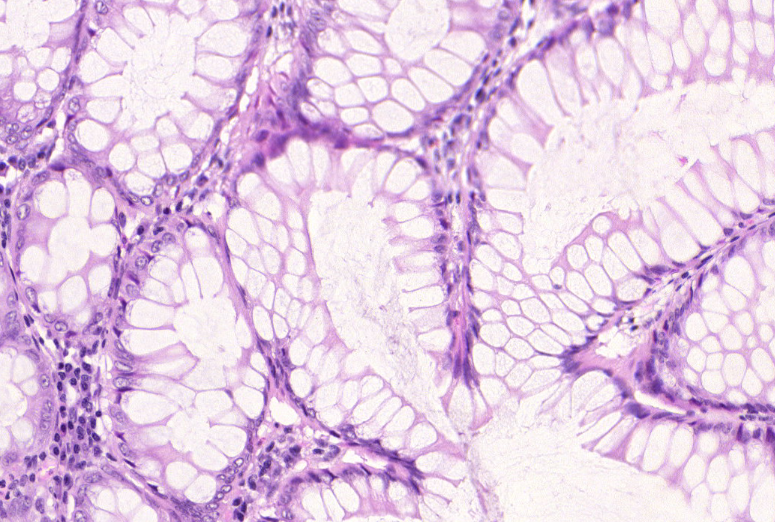
#> input picture images/testA_1.bmp, 775 x 522 px
$ jupyter execute --allow-errors Segmentation_Otsu_Graphcut-aexp_aswap-img1.ipynb
#> lines starting #> are read from the running program, lines starting #| are printed output that depends on the picture; after the words box and inside, x2 and y2 are one past the last pixel; in counts of white or black regions, pixels touching at a corner belong together; long printed decimals are rounded
[cell 1]
import numpy as np
import math
import random
from PIL import Image
import matplotlib.pyplot as plt
from matplotlib import image
import cv2
import seaborn as sns

[cell 2]
import sys
import import_ipynb
import os
os.getcwd()
sys.path.append('C:/Users/AA086655/Documents/Assignment 3/')

from Methods import binarize,confusion_mat_seg, graph_cut,PSNR,plotHist
os.getcwd()

[cell 3]
img_path = 'images/testA_1.bmp'
anno_path = 'images/testA_1_anno.bmp'

img = cv2.imread(img_path, 0)
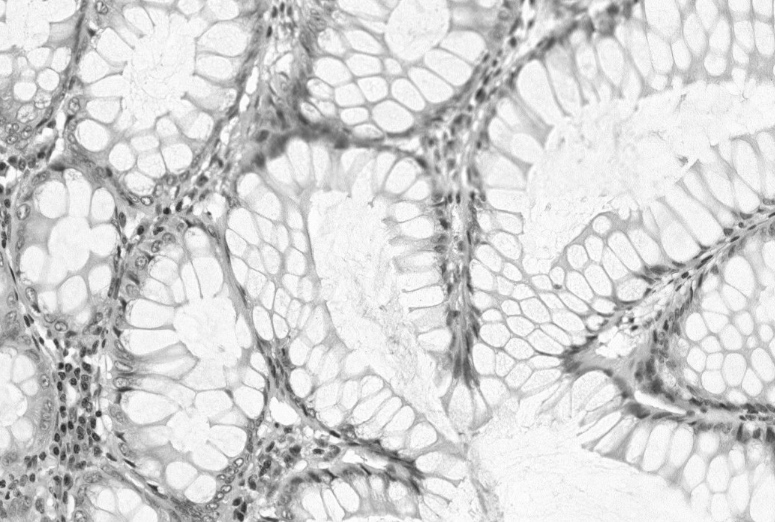
#> img: shape (522, 775); min 36, max 255, mean 212.3
img_anno = cv2.imread(anno_path, 0)
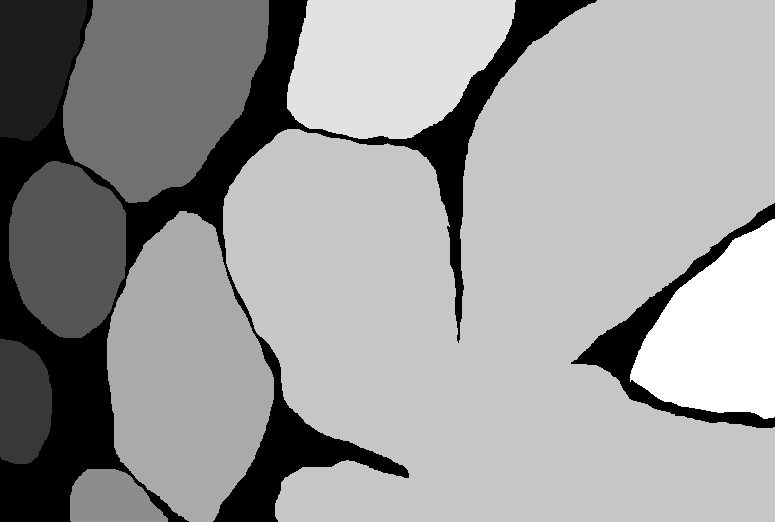
#> input picture images/testA_1_anno.bmp, 775 x 522 px
#> img_anno is the input picture: shape (522, 775); min 0, max 9, mean 5.46

[cell 4]
plt.figure(figsize = (20,6))
plt.subplot(1,2,1)
plt.imshow(img, cmap = 'gray', vmin = 0, vmax = 255 )
plt.title(label = 'image 1- "testA_1.bmp"')

plt.subplot(1,2,2)
plotHist(img,"False")
#> (this line was passed over: Methods is not available in this run)
plt.title(label = 'Histogram and CFD')
plt.show

## OTSU's THRESHOLDING on NLM blurred image

[cell 5]
from skimage import data, img_as_float
from skimage.restoration import denoise_nl_means, estimate_sigma
from skimage.metrics import peak_signal_noise_ratio
from skimage.util import random_noise


sigma = 0.08
noisy = img

# estimate the noise standard deviation from the noisy image
sigma_est = np.mean(estimate_sigma(img))
#> sigma_est = 2.36
print(f'estimated noise standard deviation = {sigma_est}')
#| estimated noise standard deviation = 2.360

patch_kw = dict(patch_size=20,      # 5x5 patches
                patch_distance=10)   # 13x13 search area)

# slow algorithm
denoise = denoise_nl_means(noisy, h=20 * sigma_est, fast_mode=True,**patch_kw)
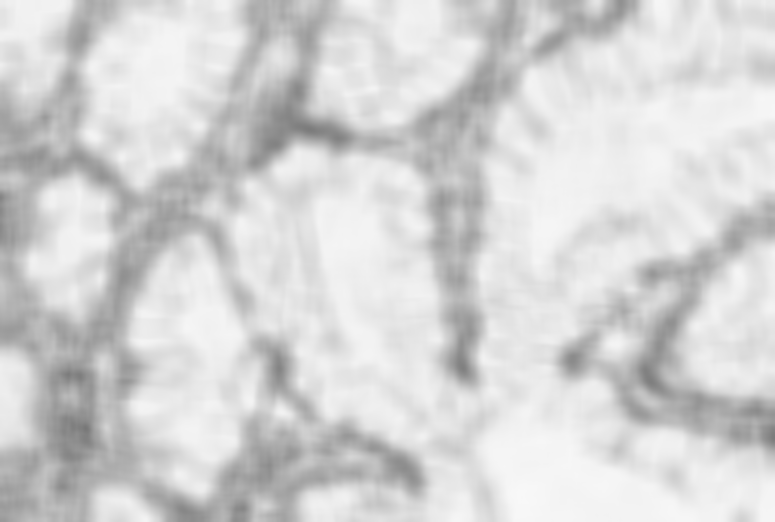
#> denoise: shape (522, 775) float64; min 0.47, max 0.975, mean 0.832
denoise= denoise.astype('uint8')
#> denoise: shape (522, 775); every value is 0
#plt.imshow(denoise, cmap = 'gray', vmin = 0, vmax = 255)

blur = denoise #img

# Otsu's thresholding after Gaussian filtering
blur = cv2.GaussianBlur(blur,(15,15),0)
ret3,th3 = cv2.threshold(blur,0,255,cv2.THRESH_BINARY+cv2.THRESH_OTSU)
#> ret3 = 0
#ret3,th3 = cv2.threshold(blur,192,255,cv2.THRESH_BINARY)
print(ret3)
#| 0.0

ret1,th1 = cv2.threshold(img,192,255,cv2.THRESH_BINARY)
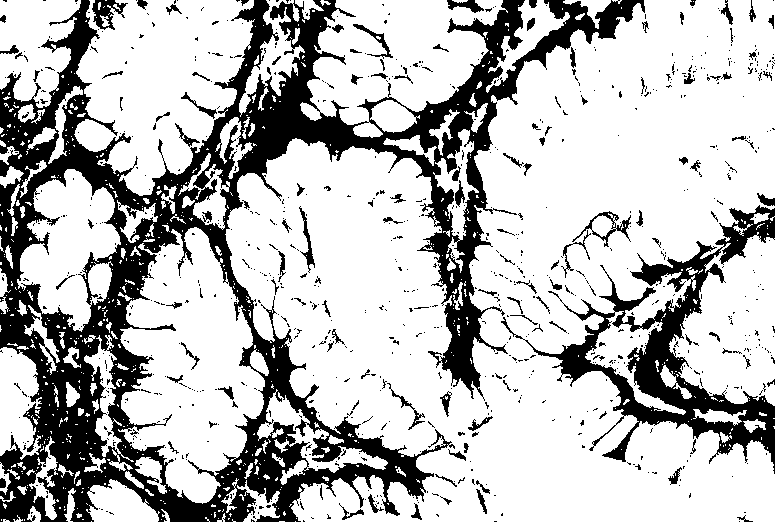
#> th1: shape (522, 775); 73.7% white; 874 black regions (755 under 20 px), largest, box (x1, y1, x2, y2) and area: (0, 0, 645, 522) 81585, (501, 205, 775, 474) 14593, (92, 0, 128, 30) 504

# Otsu's thresholding
ret2,th2 = cv2.threshold(img,0,255,cv2.THRESH_BINARY+cv2.THRESH_OTSU)
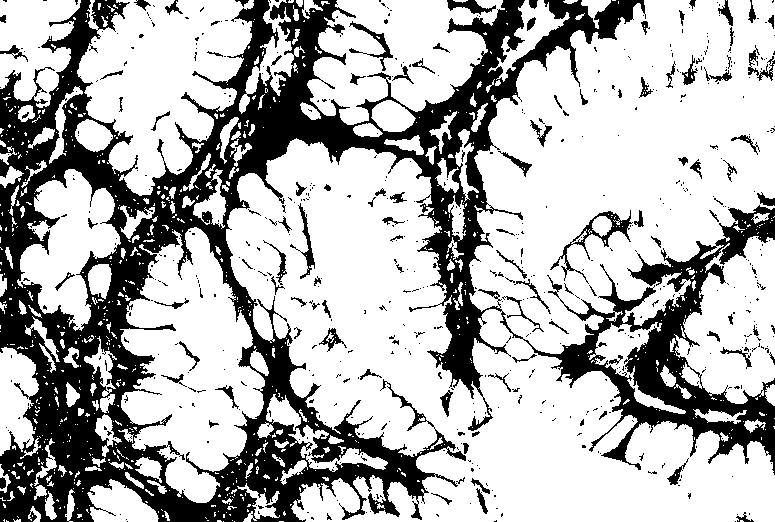
#> th2: shape (522, 775); 70.4% white; 635 black regions (530 under 20 px), largest, box (x1, y1, x2, y2) and area: (0, 0, 775, 522) 109141, (550, 210, 633, 284) 848, (349, 21, 393, 71) 399
#> ret2 = 197
#print(ret2)


# plot all the images and their histograms
images = [img, 0, th1,
          img, 0, th2,
          blur, 0, th3]
titles = ['Original Image','Histogram','Global Thresholding (v=127)',
          'Original  Image','Histogram',"Otsu's Thresholding",
          'Bilateral blurred and Gaussian filtered','Histogram',"Otsu's Thresholding"]
plt.figure(figsize = (20,14))

for i in range(3):
    plt.subplot(3,3,i*3+1),plt.imshow(images[i*3],'gray')
    plt.title(titles[i*3]), plt.xticks([]), plt.yticks([])
    plt.subplot(3,3,i*3+2),plt.hist(images[i*3].ravel(),256)
    plt.title(titles[i*3+1]), plt.xticks([]), plt.yticks([])
    plt.subplot(3,3,i*3+3),plt.imshow(images[i*3+2],'gray')
    plt.title(titles[i*3+2]), plt.xticks([]), plt.yticks([])
plt.show()

## OTSU's THRESHOLDING on Bilateral blurred image

[cell 6]
# Apply bilateral filter with d = 15,
# s = sigmaColor = sigmaSpace = 75.
d=90;s=70
blur = cv2.bilateralFilter(img, d, s, s)
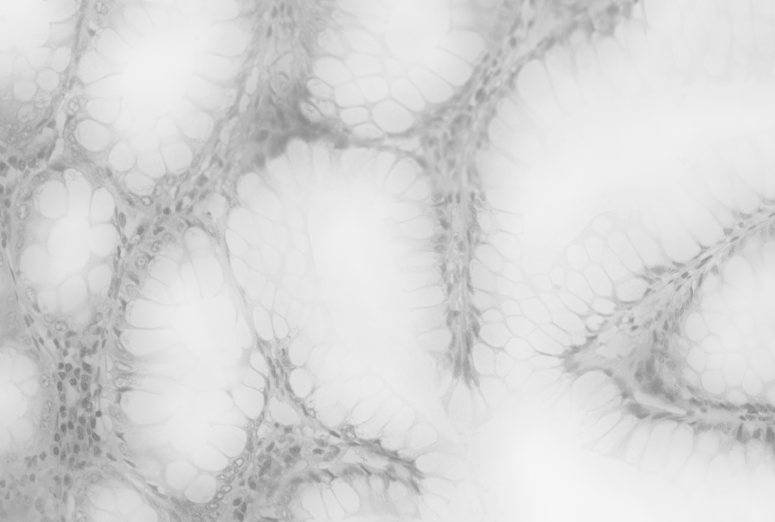
#> blur: shape (522, 775); min 123, max 246, mean 213.9

# Otsu's thresholding after Gaussian filtering
blur = cv2.GaussianBlur(blur,(5,5),0)
ret3,th3 = cv2.threshold(blur,0,255,cv2.THRESH_BINARY+cv2.THRESH_OTSU)
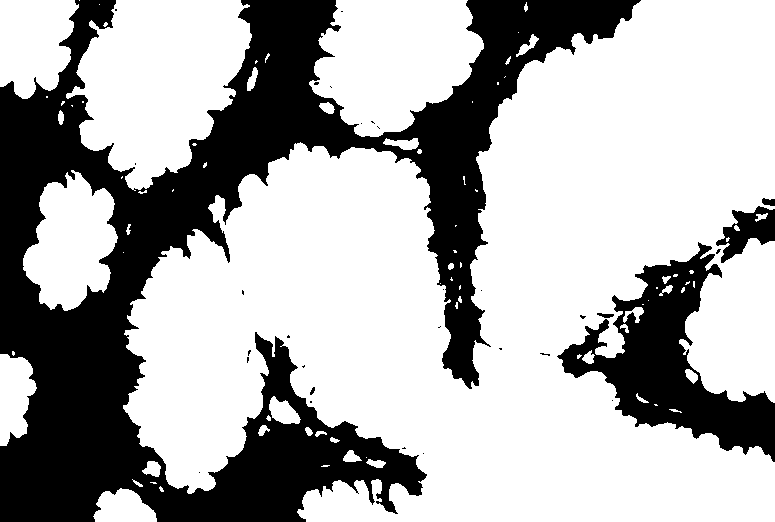
#> th3: shape (522, 775); 67.9% white; 31 black regions (25 under 20 px), largest, box (x1, y1, x2, y2) and area: (0, 0, 641, 522) 111182, (557, 242, 775, 462) 16902, (716, 206, 775, 263) 1671, (762, 198, 775, 206) 80, (597, 313, 614, 318) 54, (310, 387, 315, 395) 24
#> ret3 = 206
#ret3,th3 = cv2.threshold(blur,192,255,cv2.THRESH_BINARY)
print(ret3)
#| 206.0

ret1,th1 = cv2.threshold(img,127,255,cv2.THRESH_BINARY)
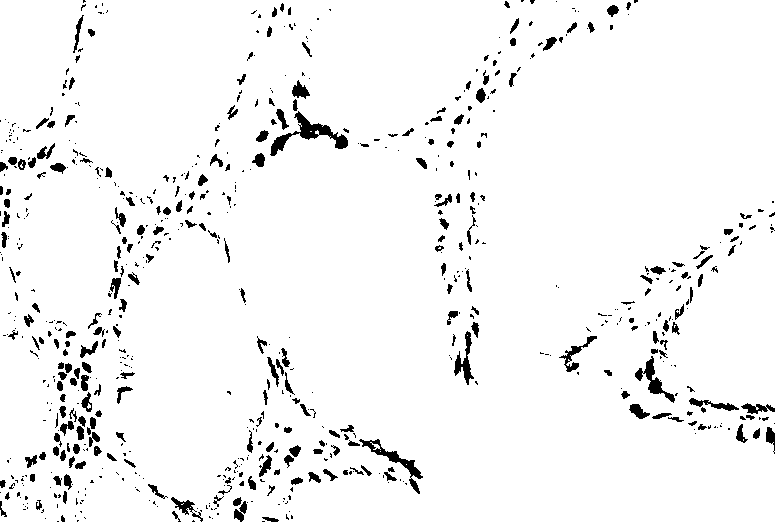
#> th1: shape (522, 775); 95.6% white; 702 black regions (450 under 20 px), largest, box (x1, y1, x2, y2) and area: (270, 111, 348, 156) 891, (359, 439, 423, 494) 593, (635, 356, 675, 403) 474

# Only Otsu's thresholding
ret2,th2 = cv2.threshold(img,0,255,cv2.THRESH_BINARY+cv2.THRESH_OTSU)
#print(ret2)


# plot all the images and their histograms
images = [img, 0, th1,
          img, 0, th2,
          blur, 0, th3]
titles = ['Original Image','Histogram','Global Thresholding (v=127)',
          'Original  Image','Histogram',"Otsu's Thresholding",
          'Gaussian filtered Image','Histogram',"Otsu's Thresholding"]
plt.figure(figsize = (20,14))

for i in range(3):
    plt.subplot(3,3,i*3+1),plt.imshow(images[i*3],'gray')
    plt.title(titles[i*3]), plt.xticks([]), plt.yticks([])
    plt.subplot(3,3,i*3+2),plt.hist(images[i*3].ravel(),256)
    plt.title(titles[i*3+1]), plt.xticks([]), plt.yticks([])
    plt.subplot(3,3,i*3+3),plt.imshow(images[i*3+2],'gray')
    plt.title(titles[i*3+2]), plt.xticks([]), plt.yticks([])
plt.show()
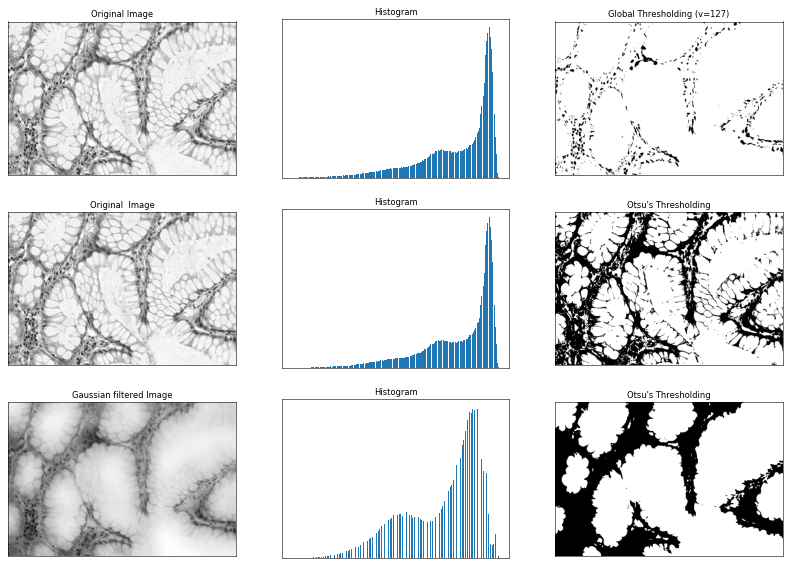
#> figure drawn by matplotlib, 9 panels

img_seg = th3

## Estimating Ostu's threshold point

[cell 7]
# Set total number of bins in the histogram
bins_num = 256

# Get the image histogram
hist, bin_edges = np.histogram(blur, bins=bins_num)
#> hist = 256 values, max 13286 at index 227, min 0 at index 1, mean 1580.3; bin_edges = 257 values from 128 to 246

# Get normalized histogram if it is required
is_normalized = False
if is_normalized:
    hist = np.divide(hist.ravel(), hist.max())

# Calculate centers of bins
bin_mids = (bin_edges[:-1] + bin_edges[1:]) / 2.
#> bin_mids = 256 values from 128.2 to 245.8

# Iterate over all thresholds (indices) and get the probabilities w1(t), w2(t)
weight1 = np.cumsum(hist)
#> weight1 = 256 values from 4 to 404550
weight2 = np.cumsum(hist[::-1])[::-1]
#> weight2 = 256 values, max 404550 at index 0, min 171 at index 254, mean 295261.8

# Get the class means mu0(t)
mean1 = np.cumsum(hist * bin_mids) / weight1
#> mean1 = 256 values from 128.2 to 213.9
# Get the class means mu1(t)
mean2 = (np.cumsum((hist * bin_mids)[::-1]) / weight2[::-1])[::-1]
#> mean2 = 256 values from 213.9 to 245.8

inter_class_variance = weight1[:-1] * weight2[1:] * (mean1[:-1] - mean2[1:]) ** 2
#> inter_class_variance = 255 values, max 5.79e+13 at index 169, min 1.19e+10 at index 0, mean 2.59e+13

# Maximize the inter_class_variance function val
index_of_max_val = np.argmax(inter_class_variance)
#> index_of_max_val = 169

threshold = bin_mids[:-1][index_of_max_val]
#> threshold = 206.1
print("Otsu's algorithm implementation thresholding result: ", threshold)
#| Otsu's algorithm implementation thresholding result:  206.129

# Binarizing Multilabel segmentation to 2 class segmentaion map

[cell 8]
th,img_anno_2c =  cv2.threshold(img_anno, 0, 255, cv2.THRESH_BINARY)
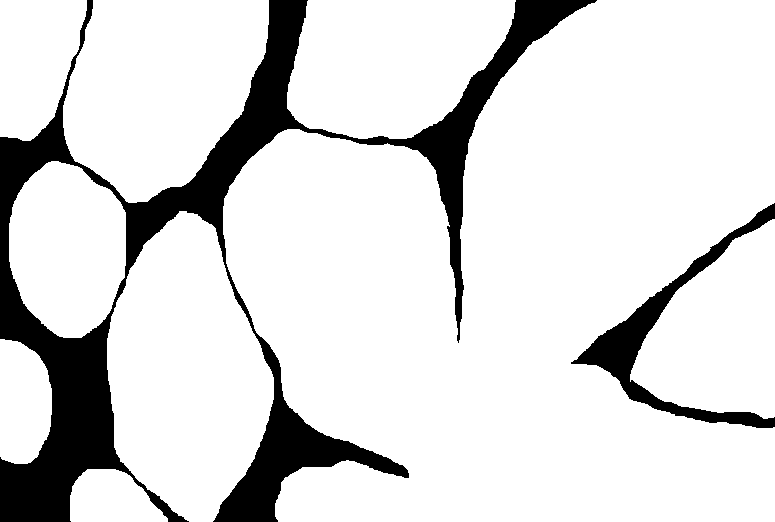
#> img_anno_2c: shape (522, 775); 85.9% white; 2 black regions, box (x1, y1, x2, y2) and area: (0, 0, 597, 522) 50553, (571, 203, 775, 428) 6510

plt.figure(figsize = (20,6))
plt.subplot(1,2,1)
plt.imshow(img_anno )
plt.title(label = 'testA_1_anno.bmp')

plt.subplot(1,2,2)
plt.imshow(img_anno_2c, cmap = 'gray', vmin = 0, vmax = 255)
plt.title(label = '2 class binarised label')
plt.show

## Confusion matrix and results for Otsu's based Segmentation

[cell 9]
confusion_mat_seg(img_anno_2c.astype('bool'), img_seg.astype('bool'), "testA_1")
#> (this line was passed over: Methods is not available in this run)

# Implimenting Energy minimization based Graph-cut using Pymaxflow
A.) Alpha-beta swap Algo

B.) Alpha-expansion Algo

[cell 10]
img_rgb = cv2.imread(img_path)
#> img_rgb is the input picture: shape (522, 775, 3); mean B, G, R 227.4, 201.8, 227
